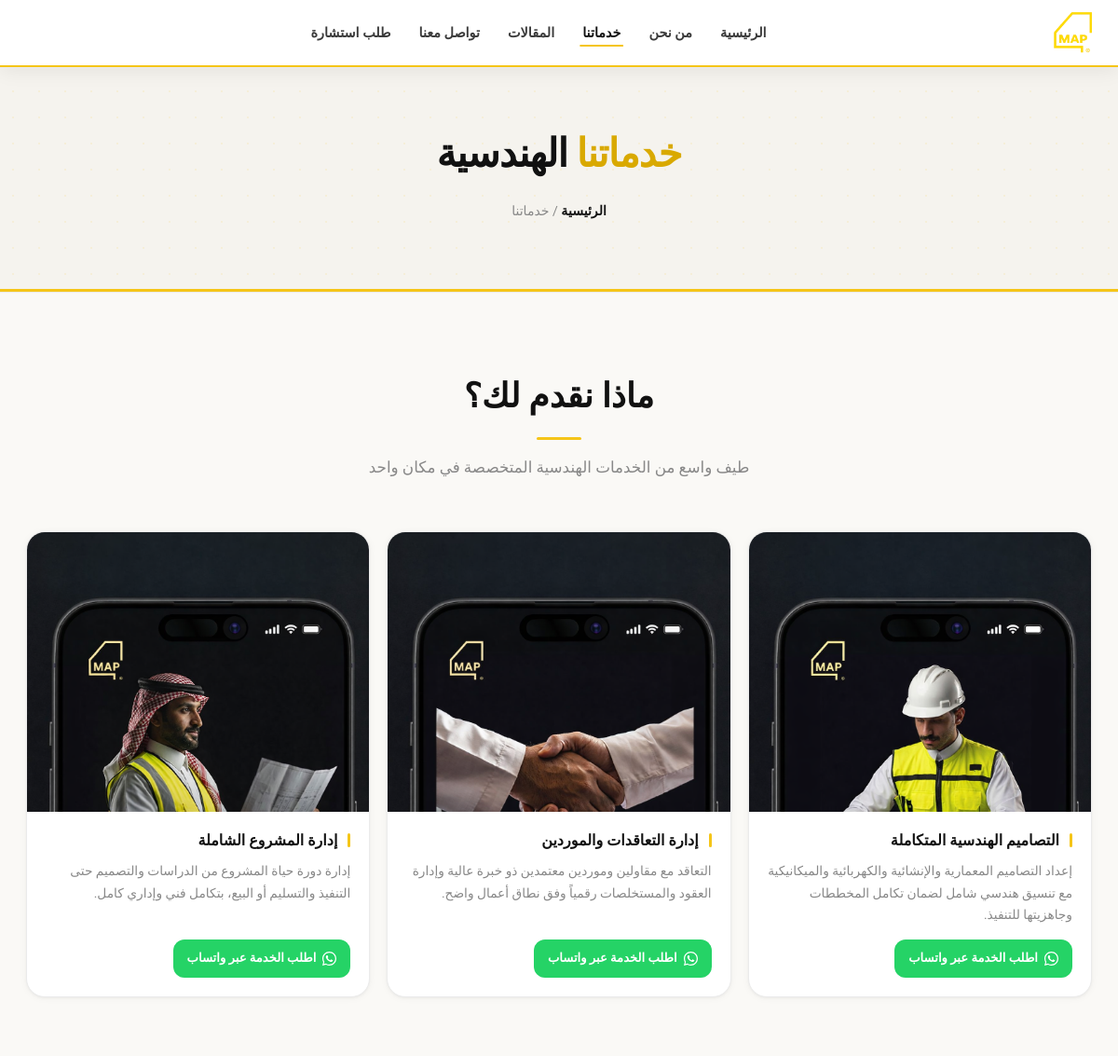
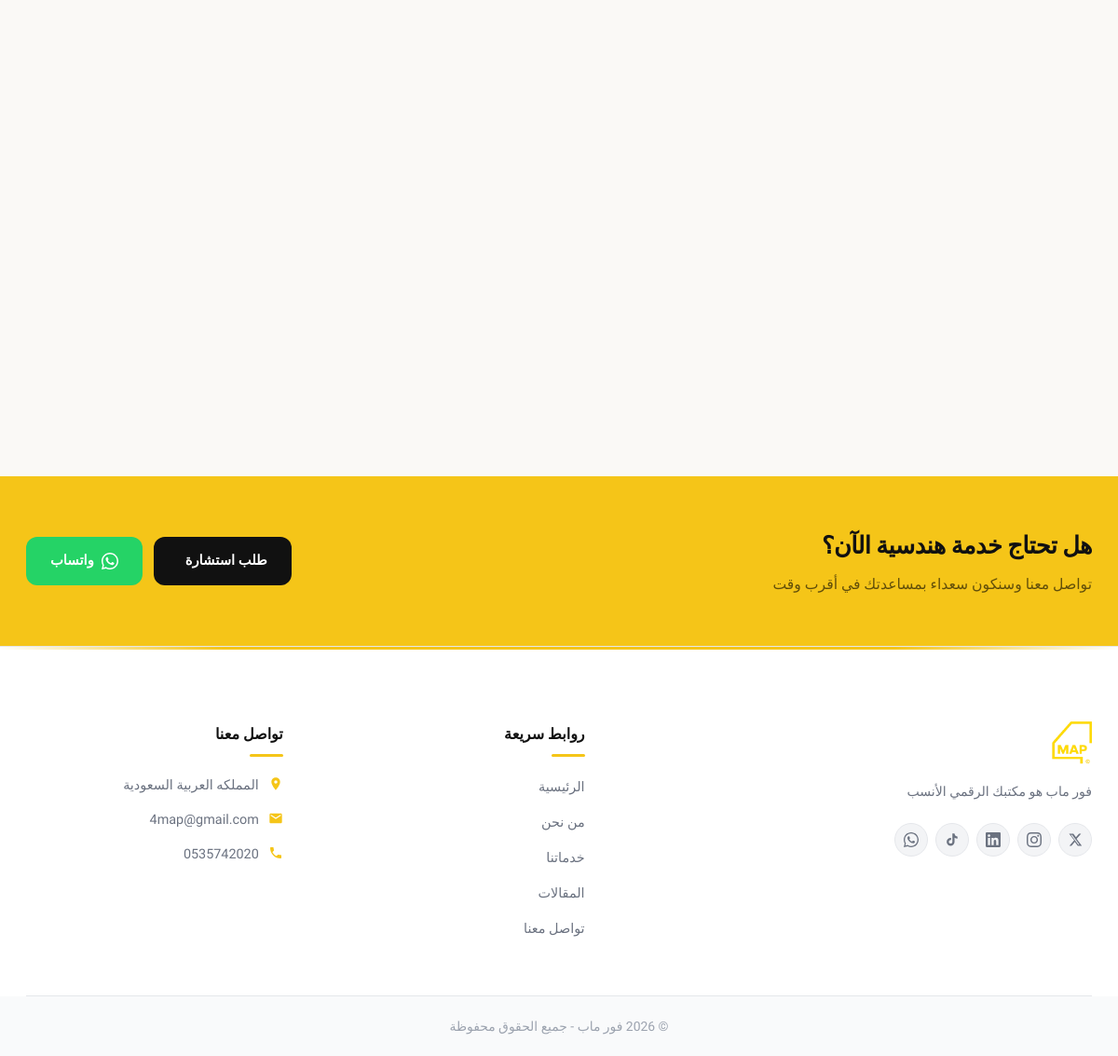
/services.php, run on the app's committed database (2 pictures, top to bottom).
### tables this page shows
CREATE TABLE `services` (
  `id` int(11) NOT NULL,
  `title` varchar(255) NOT NULL,
  `description` text NOT NULL,
  `image` varchar(255) NOT NULL,
  `status` enum('active','inactive') NOT NULL DEFAULT 'active',
  `is_featured` tinyint(1) NOT NULL DEFAULT 1,
  `created_at` timestamp NOT NULL DEFAULT current_timestamp(),
  `updated_at` timestamp NULL DEFAULT NULL ON UPDATE current_timestamp()
);

### includes/settings.php (called while the page is built, shortened)
<?php
function get_setting(PDO $pdo, string $key, $default = '') {
  static $cache = [];
  if (array_key_exists($key, $cache)) return $cache[$key];
  $stmt = $pdo->prepare("SELECT setting_value FROM site_settings WHERE setting_key = ? LIMIT 1");
  $stmt->execute([$key]);
  $val = $stmt->fetchColumn();
  $cache[$key] = ($val !== false && $val !== null) ? (string)$val : (string)$default;
  return $cache[$key];
}

### services.php (the view, shortened to what this page needs)
<?php
require_once 'includes/db.php';
require_once 'includes/settings.php';
$whatsapp      = get_setting($pdo, 'contact_whatsapp', '201044258597');
$stmt     = $pdo->query("SELECT * FROM services WHERE status = 'active' ORDER BY id DESC");
$services = $stmt->fetchAll(PDO::FETCH_ASSOC);
require_once 'includes/header.php';
?>
<section class="page-hero" aria-labelledby="services-page-title">
  <div class="container">
    <h1 id="services-page-title"><span>خدماتنا</span> الهندسية</h1>
    <div class="page-breadcrumb">
      <a href="index.php">الرئيسية</a> / خدماتنا
    </div>
  </div>
</section>
<section class="services-full">
  <div class="container">
    <div class="text-center" style="margin-bottom: 52px;">
      <h2 class="section-title">ماذا نقدم لك؟</h2>
      <p class="section-subtitle" style="margin-top:14px;">
        طيف واسع من الخدمات الهندسية المتخصصة في مكان واحد
      </p>
    </div>
    <div class="services-full-grid">
      <?php foreach ($services as $service): ?>
        <article class="service-full-card">
          <div class="service-full-img">
            <img src="<?php echo htmlspecialchars($service['image']); ?>"
                 alt="<?php echo htmlspecialchars($service['title']); ?>"
                 loading="lazy"
                 onerror="this.style.display='none'">
          </div>
          <div class="service-full-card-body">
            <h3><?php echo htmlspecialchars($service['title']); ?></h3>
            <p><?php echo nl2br(htmlspecialchars($service['description'])); ?></p>
            <a href="https://wa.me/<?php echo $whatsapp; ?>?text=<?php echo urlencode('السلام عليكم، أريد الاستفسار عن خدمة: ' . $service['title']); ?>"
               class="service-wa-btn" target="_blank" rel="noopener">
              اطلب الخدمة عبر واتساب
            </a>
          </div>
        </article>
      <?php endforeach; ?>
    </div>
  </div>
</section>
<section class="services-cta">
  <div class="container">
    <div class="services-cta-inner">
      <div class="services-cta-text">
        <h2>هل تحتاج خدمة هندسية الآن؟</h2>
        <p>تواصل معنا وسنكون سعداء بمساعدتك في أقرب وقت</p>
      </div>
      <div class="services-cta-btns">
        <a href="consultation.php" class="services-cta-btn">
          طلب استشارة
        </a>
        <a href="https://wa.me/<?php echo $whatsapp; ?>"
           class="services-cta-btn services-cta-btn--wa" target="_blank" rel="noopener">
          واتساب
        </a>
      </div>
    </div>
  </div>
</section>
<?php require_once 'includes/footer.php'; ?>

### data on the page
services: image (picture), title "التصاميم الهندسية المتكاملة", description "إعداد التصاميم المعمارية والإنشائية والكهربائية والميكانيكية مع تنسيق هندسي شامل لضمان تكامل المخططات وجاهزيتها للتنفيذ."
services: image (picture), title "إدارة التعاقدات والموردين", description "التعاقد مع مقاولين وموردين معتمدين ذو خبرة عالية وإدارة العقود والمستخلصات رقمياً وفق نطاق أعمال واضح."
services: image (picture), title "إدارة المشروع الشاملة", description "إدارة دورة حياة المشروع من الدراسات والتصميم حتى التنفيذ والتسليم أو البيع، بتكامل فني وإداري كامل."

### other printed values
$footerAbout "فور ماب هو مكتبك الرقمي الأنسب"
$address "المملكه العربية السعودية"
$email "4map@gmail.com"
$phone "0535742020"
